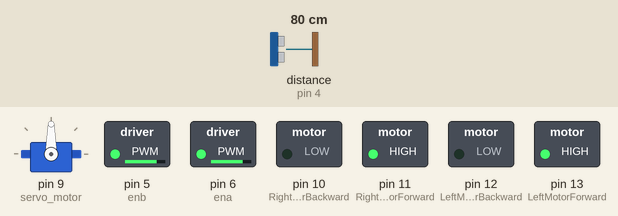
A sketch run on a simulated Arduino Uno, built with avr-gcc and run on an emulated ATmega328P. Shown: servo, switched loads named in the sketch (green lamp = pin HIGH). Inputs (shaded band) come from the test bench; at power-on: distance to the obstacle (sensor on pin 4) 80 cm. The echo pulse lasts 58.3 µs per cm.

Above: at 2.2 s.
2.3 s: distance to the obstacle (sensor on pin 4) set to 22 cm
3.8 s: distance to the obstacle (sensor on pin 4) set to 18 cm
At 5.3 s:
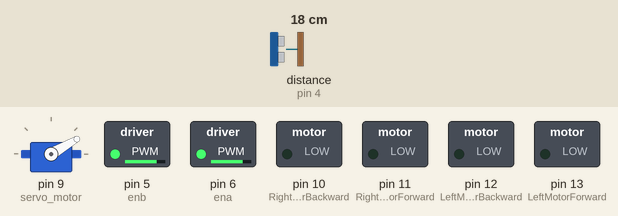
6.8 s: distance to the obstacle (sensor on pin 4) set to 35 cm
At 8.0 s:
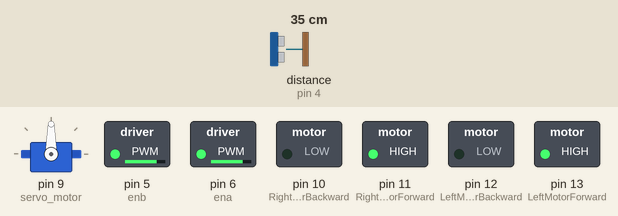
8.5 s: distance to the obstacle (sensor on pin 4) set to 2 cm
At 10.8 s:
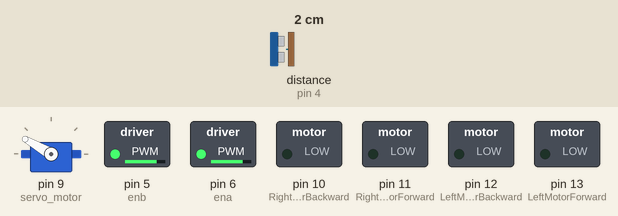
Timing chart, 0 to 12.5 s (numbered marks = the images above; inputs shaded):
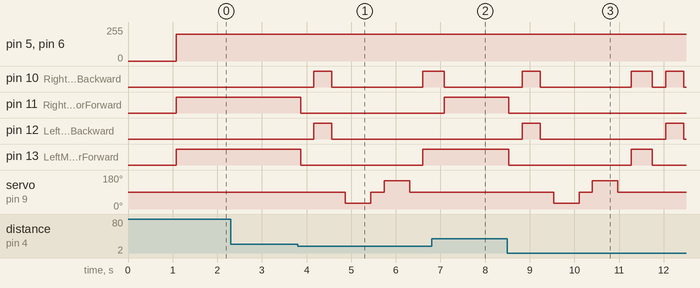

Measured:
- the behaviour switches between 21 and 20 cm on distance to the obstacle (sensor on pin 4) (found by bisection; images 0 and 1)
- after the input at 2.3 s, every drawn part: stays the same
- after the input at 3.8 s, pin 10 (RightMotorBackward): LOW → HIGH after 0.36 s, → LOW 0.40 s later, → HIGH 2.0 s later; pin 11 (RightMotorForward): HIGH → LOW after 0.06 s
- after the input at 6.8 s, pin 10 (RightMotorBackward): goes on until 7.1 s, then stays LOW; pin 11 (RightMotorForward): LOW → HIGH after 0.28 s
- after the input at 8.5 s, pin 10 (RightMotorBackward): goes HIGH 0.40 s, LOW 2.0 s, HIGH 0.47 s, LOW 0.30 s, HIGH 0.40 s, then LOW, starting after 0.33 s; pin 11 (RightMotorForward): HIGH → LOW at once

The sketch:

sketch_oct21a.ino
```cpp
#include <Servo.h>
#include <NewPing.h>

// Định nghĩa chân
#define trig_pin 7
#define echo_pin 4
#define max_distance 200

const int LeftMotorForward = 13;
const int LeftMotorBackward = 12;
const int RightMotorForward = 11;
const int RightMotorBackward = 10;
const int ena = 6;
const int enb = 5;

Servo servo_motor;
NewPing sonar(trig_pin, echo_pin, max_distance);

boolean goesForward = false;
int distance = 100;

void setup() {
  Serial.begin(9600);
  pinMode(LeftMotorForward, OUTPUT);
  pinMode(LeftMotorBackward, OUTPUT);
  pinMode(RightMotorForward, OUTPUT);
  pinMode(RightMotorBackward, OUTPUT);
  pinMode(ena, OUTPUT);
  pinMode(enb, OUTPUT);

  servo_motor.attach(9);
  servo_motor.write(90);
  delay(1000);
}

void loop() {
  distance = readPing();

  if (distance <= 20) {
    moveStop();
    delay(300);
    moveBackward();
    delay(400);
    moveStop();
    delay(300);

    int distanceRight = lookRight();
    delay(300);
    int distanceLeft = lookLeft();
    delay(300);

    if (distanceRight >= distanceLeft) turnRight();
    else turnLeft();
  }
  else moveForward();
}

int readPing() {
  delay(70);
  int cm = sonar.ping_cm();
  if (cm == 0) cm = 250;
  return cm;
}

int lookRight() {
  servo_motor.write(30);
  delay(500);
  int d = readPing();
  servo_motor.write(90);
  return d;
}

int lookLeft() {
  servo_motor.write(150);
  delay(500);
  int d = readPing();
  servo_motor.write(90);
  return d;
}

void moveForward() {
  analogWrite(ena, 200);
  analogWrite(enb, 200);
  digitalWrite(LeftMotorForward, HIGH);
  digitalWrite(RightMotorForward, HIGH);
  digitalWrite(LeftMotorBackward, LOW);
  digitalWrite(RightMotorBackward, LOW);
}

void moveBackward() {
  analogWrite(ena, 200);
  analogWrite(enb, 200);
  digitalWrite(LeftMotorForward, LOW);
  digitalWrite(RightMotorForward, LOW);
  digitalWrite(LeftMotorBackward, HIGH);
  digitalWrite(RightMotorBackward, HIGH);
}

void turnRight() {
  analogWrite(ena, 200);
  analogWrite(enb, 200);
  digitalWrite(LeftMotorForward, HIGH);
  digitalWrite(RightMotorBackward, HIGH);
  digitalWrite(LeftMotorBackward, LOW);
  digitalWrite(RightMotorForward, LOW);
  delay(400);
}

void turnLeft() {
  analogWrite(ena, 200);
  analogWrite(enb, 200);
  digitalWrite(LeftMotorBackward, HIGH);
  digitalWrite(RightMotorForward, HIGH);
  digitalWrite(LeftMotorForward, LOW);
  digitalWrite(RightMotorBackward, LOW);
  delay(400);
}

void moveStop() {
  digitalWrite(LeftMotorForward, LOW);
  digitalWrite(LeftMotorBackward, LOW);
  digitalWrite(RightMotorForward, LOW);
  digitalWrite(RightMotorBackward, LOW);
}
```
